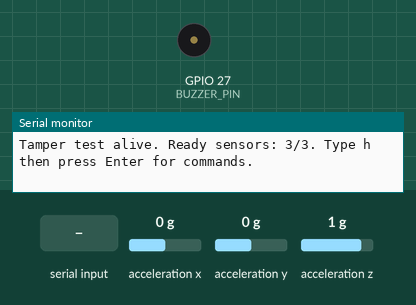
The sketch below on a simulated ESP32. Shown: buzzer (waves = sounding, pin HIGH), the last lines printed to the serial monitor. Wiring (inferred from the names in the program): I2C bus: SDA GPIO 32; SCL GPIO 33; ADXL345 accelerometer at I2C address 0x53. The test bench sets the inputs (shaded band); at power-on: acceleration x 0 g, acceleration y 0 g, acceleration z 1 g.

Above: at 5.4 s.
5.5 s: acceleration x set to -0.8 g
7.0 s: acceleration x set to -1.1 g
At 9.3 s:
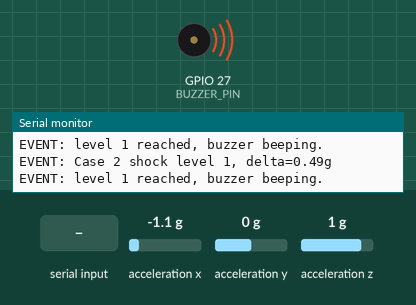
11.5 s: "d\n" received over Serial
At 12.1 s:
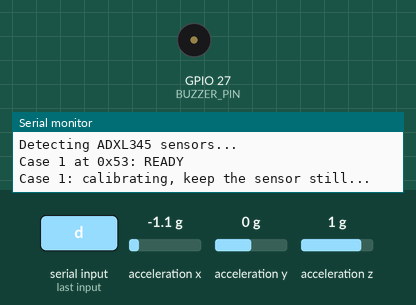
13.0 s: acceleration y set to -0.9 g
15.3 s: acceleration y set to -1.2 g
At 16.1 s:
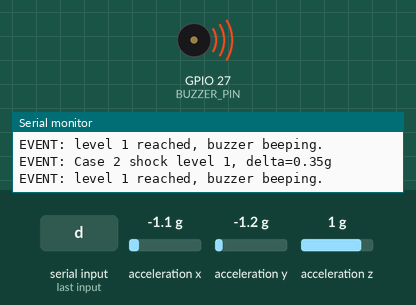
Timing chart, 0 to 19.3 s (numbered marks = the images above; inputs shaded):
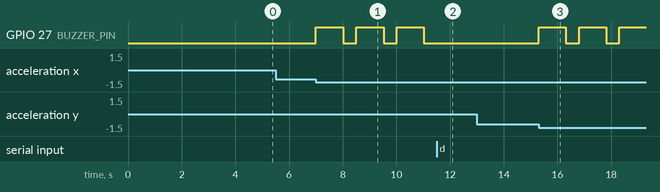

The sketch:

luxlock_tamper_test.ino
```cpp
#include <Wire.h>
#include <math.h>

// ---------------------------------------------------------------------------
// LuxLock Tamper Hardware Test
// ---------------------------------------------------------------------------
//
// Upload this only to the tamper ESP32 while testing the ADXL345 vibration
// sensors and buzzer. This sketch does not use Wi-Fi or Firebase.
//
// Serial Monitor:
//   Baud: 115200
//   Line ending: New Line
//
// Commands:
//   h = show help
//   i = sensor info
//   s = scan I2C buses
//   d = detect sensors again
//   r = read sensors once
//   l = toggle live readings
//   c = recalibrate baselines
//   b = beep buzzer once
//   0 = buzzer off
//   1 = buzzer on
//
// ADXL345 wiring plan:
//   Case 1: SDA GPIO21, SCL GPIO22, address 0x53, SDO/ALT -> GND
//   Case 2: SDA GPIO25, SCL GPIO26, address 0x53, SDO/ALT -> GND
//   Case 3: SDA GPIO32, SCL GPIO33, address 0x53, SDO/ALT -> GND
//
// Buzzer:
//   Signal -> GPIO27
//   GND    -> GND

static const uint32_t SERIAL_BAUD = 115200;

static const int BUS_A_SDA_PIN = 21;
static const int BUS_A_SCL_PIN = 22;
static const int BUS_B_SDA_PIN = 25;
static const int BUS_B_SCL_PIN = 26;
static const int BUS_C_SDA_PIN = 32;
static const int BUS_C_SCL_PIN = 33;

static const int BUZZER_PIN = 27;
static const bool BUZZER_ACTIVE_HIGH = true;

static const uint32_t LIVE_PRINT_MS = 500;
static const uint32_t ALIVE_PRINT_MS = 3000;
static const uint32_t SENSOR_BASELINE_SAMPLES = 80;
static const uint32_t EVENT_COOLDOWN_MS = 1500;
static const uint32_t BUZZER_BEEP_MS = 500;
static const uint8_t BUZZER_TRIGGER_LEVEL = 1;

// These are test thresholds. Tune after the sensors are mounted on the cases.
static const float LEVEL_1_G = 0.35f;
static const float LEVEL_2_G = 0.75f;
static const float LEVEL_3_G = 1.25f;
static const float LEVEL_4_G = 2.00f;
static const float LEVEL_5_G = 3.00f;

static const uint8_t ADXL345_DEVID = 0x00;
static const uint8_t ADXL345_BW_RATE = 0x2C;
static const uint8_t ADXL345_POWER_CTL = 0x2D;
static const uint8_t ADXL345_DATA_FORMAT = 0x31;
static const uint8_t ADXL345_DATAX0 = 0x32;
static const uint8_t ADXL345_EXPECTED_DEVID = 0xE5;
static const float ADXL345_FULL_RES_G_PER_LSB = 0.0039f;

TwoWire busA = TwoWire(0);
TwoWire busB = TwoWire(1);

enum SensorBusType {
  SENSOR_BUS_HARDWARE,
  SENSOR_BUS_SOFTWARE,
};

struct SensorConfig {
  const char *name;
  uint8_t caseNumber;
  SensorBusType busType;
  TwoWire *bus;
  int sdaPin;
  int sclPin;
  uint8_t address;
  bool ready;
  float baselineG;
  uint8_t lastEventLevel;
  uint32_t lastEventAt;
};

SensorConfig sensors[] = {
    {"Case 1", 1, SENSOR_BUS_HARDWARE, &busA, BUS_A_SDA_PIN, BUS_A_SCL_PIN, 0x53, false, 1.0f, 0, 0},
    {"Case 2", 2, SENSOR_BUS_HARDWARE, &busB, BUS_B_SDA_PIN, BUS_B_SCL_PIN, 0x53, false, 1.0f, 0, 0},
    {"Case 3", 3, SENSOR_BUS_SOFTWARE, nullptr, BUS_C_SDA_PIN, BUS_C_SCL_PIN, 0x53, false, 1.0f, 0, 0},
};

bool liveReadingsEnabled = false;
uint32_t lastLivePrintAt = 0;
uint32_t lastAlivePrintAt = 0;
uint32_t buzzerOffAt = 0;

void setBuzzer(bool on) {
  digitalWrite(
      BUZZER_PIN,
      on == BUZZER_ACTIVE_HIGH ? HIGH : LOW);
}

void beepBuzzer(uint32_t durationMs = BUZZER_BEEP_MS) {
  setBuzzer(true);
  buzzerOffAt = millis() + durationMs;
}

void softI2cDelay() {
  delayMicroseconds(5);
}

void softI2cRelease(int pin) {
  pinMode(pin, INPUT_PULLUP);
}

void softI2cLow(int pin) {
  pinMode(pin, OUTPUT);
  digitalWrite(pin, LOW);
}

void softI2cStart(const SensorConfig &sensor) {
  softI2cRelease(sensor.sdaPin);
  softI2cRelease(sensor.sclPin);
  softI2cDelay();
  softI2cLow(sensor.sdaPin);
  softI2cDelay();
  softI2cLow(sensor.sclPin);
}

void softI2cStop(const SensorConfig &sensor) {
  softI2cLow(sensor.sdaPin);
  softI2cRelease(sensor.sclPin);
  softI2cDelay();
  softI2cRelease(sensor.sdaPin);
  softI2cDelay();
}

bool softI2cWriteByte(const SensorConfig &sensor, uint8_t value) {
  for (uint8_t bit = 0; bit < 8; bit++) {
    if ((value & 0x80) != 0) {
      softI2cRelease(sensor.sdaPin);
    } else {
      softI2cLow(sensor.sdaPin);
    }

    softI2cRelease(sensor.sclPin);
    softI2cDelay();
    softI2cLow(sensor.sclPin);
    softI2cDelay();
    value <<= 1;
  }

  softI2cRelease(sensor.sdaPin);
  softI2cRelease(sensor.sclPin);
  softI2cDelay();
  const bool ack = digitalRead(sensor.sdaPin) == LOW;
  softI2cLow(sensor.sclPin);
  softI2cDelay();
  return ack;
}

uint8_t softI2cReadByte(const SensorConfig &sensor, bool ack) {
  uint8_t value = 0;
  softI2cRelease(sensor.sdaPin);

  for (uint8_t bit = 0; bit < 8; bit++) {
    value <<= 1;
    softI2cRelease(sensor.sclPin);
    softI2cDelay();
    if (digitalRead(sensor.sdaPin) == HIGH) {
      value |= 0x01;
    }
    softI2cLow(sensor.sclPin);
    softI2cDelay();
  }

  if (ack) {
    softI2cLow(sensor.sdaPin);
  } else {
    softI2cRelease(sensor.sdaPin);
  }
  softI2cRelease(sensor.sclPin);
  softI2cDelay();
  softI2cLow(sensor.sclPin);
  softI2cRelease(sensor.sdaPin);
  softI2cDelay();

  return value;
}

bool writeRegister(TwoWire &bus, uint8_t address, uint8_t reg, uint8_t value) {
  bus.beginTransmission(address);
  bus.write(reg);
  bus.write(value);
  return bus.endTransmission() == 0;
}

bool writeRegister(SensorConfig &sensor, uint8_t reg, uint8_t value) {
  if (sensor.busType == SENSOR_BUS_HARDWARE) {
    return writeRegister(*sensor.bus, sensor.address, reg, value);
  }

  softI2cStart(sensor);
  bool ok = softI2cWriteByte(sensor, (sensor.address << 1) | 0);
  ok = ok && softI2cWriteByte(sensor, reg);
  ok = ok && softI2cWriteByte(sensor, value);
  softI2cStop(sensor);
  return ok;
}

bool readRegisters(
    TwoWire &bus,
    uint8_t address,
    uint8_t startRegister,
    uint8_t *buffer,
    size_t length) {
  bus.beginTransmission(address);
  bus.write(startRegister);
  if (bus.endTransmission(false) != 0) {
    return false;
  }

  const size_t received = bus.requestFrom(
      static_cast<int>(address),
      static_cast<int>(length));
  if (received != length) {
    return false;
  }

  for (size_t i = 0; i < length; i++) {
    buffer[i] = bus.read();
  }

  return true;
}

bool readRegisters(
    SensorConfig &sensor,
    uint8_t startRegister,
    uint8_t *buffer,
    size_t length) {
  if (sensor.busType == SENSOR_BUS_HARDWARE) {
    return readRegisters(*sensor.bus, sensor.address, startRegister, buffer, length);
  }

  softI2cStart(sensor);
  bool ok = softI2cWriteByte(sensor, (sensor.address << 1) | 0);
  ok = ok && softI2cWriteByte(sensor, startRegister);
  if (!ok) {
    softI2cStop(sensor);
    return false;
  }

  softI2cStart(sensor);
  ok = softI2cWriteByte(sensor, (sensor.address << 1) | 1);
  if (!ok) {
    softI2cStop(sensor);
    return false;
  }

  for (size_t i = 0; i < length; i++) {
    buffer[i] = softI2cReadByte(sensor, i + 1 < length);
  }

  softI2cStop(sensor);
  return true;
}

bool readAccelerationG(SensorConfig &sensor, float &x, float &y, float &z) {
  uint8_t buffer[6] = {};
  if (!readRegisters(sensor, ADXL345_DATAX0, buffer, 6)) {
    return false;
  }

  const int16_t rawX = static_cast<int16_t>((buffer[1] << 8) | buffer[0]);
  const int16_t rawY = static_cast<int16_t>((buffer[3] << 8) | buffer[2]);
  const int16_t rawZ = static_cast<int16_t>((buffer[5] << 8) | buffer[4]);

  x = rawX * ADXL345_FULL_RES_G_PER_LSB;
  y = rawY * ADXL345_FULL_RES_G_PER_LSB;
  z = rawZ * ADXL345_FULL_RES_G_PER_LSB;
  return true;
}

float accelerationMagnitude(float x, float y, float z) {
  return sqrtf((x * x) + (y * y) + (z * z));
}

uint8_t shockLevelForDelta(float deltaG) {
  if (deltaG >= LEVEL_5_G) return 5;
  if (deltaG >= LEVEL_4_G) return 4;
  if (deltaG >= LEVEL_3_G) return 3;
  if (deltaG >= LEVEL_2_G) return 2;
  if (deltaG >= LEVEL_1_G) return 1;
  return 0;
}

bool initAdxl345(SensorConfig &sensor) {
  uint8_t deviceId = 0;
  if (!readRegisters(sensor, ADXL345_DEVID, &deviceId, 1)) {
    Serial.printf(
        "%s: no response at address 0x%02X\n",
        sensor.name,
        sensor.address);
    return false;
  }

  if (deviceId != ADXL345_EXPECTED_DEVID) {
    Serial.printf(
        "%s: unexpected device ID 0x%02X at 0x%02X\n",
        sensor.name,
        deviceId,
        sensor.address);
    return false;
  }

  if (!writeRegister(sensor, ADXL345_BW_RATE, 0x0B)) {
    Serial.printf("%s: failed to set data rate\n", sensor.name);
    return false;
  }

  if (!writeRegister(sensor, ADXL345_DATA_FORMAT, 0x0B)) {
    Serial.printf("%s: failed to set data format\n", sensor.name);
    return false;
  }

  if (!writeRegister(sensor, ADXL345_POWER_CTL, 0x08)) {
    Serial.printf("%s: failed to enter measurement mode\n", sensor.name);
    return false;
  }

  return true;
}

void calibrateSensor(SensorConfig &sensor) {
  if (!sensor.ready) {
    Serial.printf("%s: skipped calibration because sensor is offline\n", sensor.name);
    return;
  }

  float totalMagnitude = 0.0f;
  uint32_t samples = 0;

  Serial.printf("%s: calibrating, keep the sensor still...\n", sensor.name);
  for (uint32_t i = 0; i < SENSOR_BASELINE_SAMPLES; i++) {
    float x = 0.0f;
    float y = 0.0f;
    float z = 0.0f;
    if (readAccelerationG(sensor, x, y, z)) {
      totalMagnitude += accelerationMagnitude(x, y, z);
      samples++;
    }
    delay(10);
  }

  if (samples > 0) {
    sensor.baselineG = totalMagnitude / samples;
  }

  Serial.printf("%s: baseline %.3fg using %lu samples\n",
                sensor.name,
                sensor.baselineG,
                static_cast<unsigned long>(samples));
}

void calibrateAllSensors() {
  Serial.println();
  Serial.println("Recalibrating all ready sensors.");
  Serial.println("Keep the sensors still until calibration finishes.");
  for (SensorConfig &sensor : sensors) {
    calibrateSensor(sensor);
  }
  Serial.println("Calibration finished.");
}

void printHelp() {
  Serial.println();
  Serial.println("LuxLock Tamper Test Commands");
  Serial.println("  h = show this help");
  Serial.println("  i = sensor info");
  Serial.println("  s = scan I2C buses");
  Serial.println("  d = detect sensors again");
  Serial.println("  r = read sensors once");
  Serial.println("  l = toggle live readings");
  Serial.println("  c = recalibrate baselines");
  Serial.println("  b = beep buzzer once");
  Serial.println("  0 = buzzer off");
  Serial.println("  1 = buzzer on");
  Serial.println();
}

void printSensorInfo() {
  Serial.println();
  Serial.println("Sensor status:");
  for (const SensorConfig &sensor : sensors) {
    Serial.printf(
        "  %s: %s, SDA=GPIO%d, SCL=GPIO%d, address=0x%02X, baseline=%.3fg\n",
        sensor.name,
        sensor.ready ? "READY" : "OFFLINE",
        sensor.sdaPin,
        sensor.sclPin,
        sensor.address,
        sensor.baselineG);
  }
}

void scanI2CBus(TwoWire &bus, const char *busName) {
  uint8_t found = 0;

  Serial.printf("%s scan:", busName);
  for (uint8_t address = 1; address < 127; address++) {
    bus.beginTransmission(address);
    if (bus.endTransmission() == 0) {
      Serial.printf(" 0x%02X", address);
      found++;
    }
  }

  if (found == 0) {
    Serial.print(" no devices found");
  }

  Serial.println();
}

void scanI2CBuses() {
  Serial.println();
  Serial.println("Scanning I2C buses...");
  scanI2CBus(busA, "Bus A GPIO21/GPIO22");
  scanI2CBus(busB, "Bus B GPIO25/GPIO26");
  Serial.println("Bus C GPIO32/GPIO33 is software I2C and is tested during sensor detection.");
  Serial.println("Expected ADXL345 address on each sensor: 0x53.");
}

void detectAllSensors(bool calibrateReady) {
  Serial.println();
  Serial.println("Detecting ADXL345 sensors...");
  for (SensorConfig &sensor : sensors) {
    sensor.ready = initAdxl345(sensor);
    sensor.lastEventLevel = 0;
    sensor.lastEventAt = 0;
    Serial.printf(
        "%s at 0x%02X: %s\n",
        sensor.name,
        sensor.address,
        sensor.ready ? "READY" : "OFFLINE");

    if (calibrateReady) {
      calibrateSensor(sensor);
    }
  }
}

uint8_t readySensorCount() {
  uint8_t count = 0;
  for (const SensorConfig &sensor : sensors) {
    if (sensor.ready) {
      count++;
    }
  }
  return count;
}

void printAliveStatus() {
  Serial.printf(
      "Tamper test alive. Ready sensors: %u/3. Type h then press Enter for commands.\n",
      readySensorCount());
}

void printSensorReading(SensorConfig &sensor) {
  if (!sensor.ready) {
    Serial.printf("%s: OFFLINE\n", sensor.name);
    return;
  }

  float x = 0.0f;
  float y = 0.0f;
  float z = 0.0f;
  if (!readAccelerationG(sensor, x, y, z)) {
    Serial.printf("%s: read failed\n", sensor.name);
    return;
  }

  const float magnitude = accelerationMagnitude(x, y, z);
  const float deltaG = fabsf(magnitude - sensor.baselineG);
  const uint8_t level = shockLevelForDelta(deltaG);

  Serial.printf(
      "%s: x=% .2fg y=% .2fg z=% .2fg mag=%.2fg delta=%.2fg level=%u\n",
      sensor.name,
      x,
      y,
      z,
      magnitude,
      deltaG,
      level);
}

void printAllReadings() {
  Serial.println();
  for (SensorConfig &sensor : sensors) {
    printSensorReading(sensor);
  }
}

void detectEvents() {
  const uint32_t now = millis();
  for (SensorConfig &sensor : sensors) {
    if (!sensor.ready) {
      continue;
    }

    float x = 0.0f;
    float y = 0.0f;
    float z = 0.0f;
    if (!readAccelerationG(sensor, x, y, z)) {
      continue;
    }

    const float magnitude = accelerationMagnitude(x, y, z);
    const float deltaG = fabsf(magnitude - sensor.baselineG);
    const uint8_t level = shockLevelForDelta(deltaG);
    if (level == 0) {
      sensor.lastEventLevel = 0;
      continue;
    }

    const bool cooldownDone = now - sensor.lastEventAt >= EVENT_COOLDOWN_MS;
    const bool levelIncreased = level > sensor.lastEventLevel;
    if (!cooldownDone && !levelIncreased) {
      continue;
    }

    sensor.lastEventAt = now;
    sensor.lastEventLevel = level;

    Serial.printf(
        "EVENT: %s shock level %u, delta=%.2fg\n",
        sensor.name,
        level,
        deltaG);

    if (level >= BUZZER_TRIGGER_LEVEL) {
      Serial.printf("EVENT: level %u reached, buzzer beeping.\n", level);
      beepBuzzer(1000);
    }
  }
}

void handleSerialCommand(char command) {
  switch (command) {
    case '\r':
    case '\n':
      return;
    case 'h':
    case 'H':
      printHelp();
      break;
    case 'i':
    case 'I':
      printSensorInfo();
      break;
    case 's':
    case 'S':
      scanI2CBuses();
      break;
    case 'd':
    case 'D':
      detectAllSensors(true);
      printSensorInfo();
      break;
    case 'r':
    case 'R':
      printAllReadings();
      break;
    case 'l':
    case 'L':
      liveReadingsEnabled = !liveReadingsEnabled;
      Serial.printf(
          "Live readings %s.\n",
          liveReadingsEnabled ? "ON" : "OFF");
      break;
    case 'c':
    case 'C':
      calibrateAllSensors();
      break;
    case 'b':
    case 'B':
      Serial.println("Buzzer beep.");
      beepBuzzer();
      break;
    case '0':
      buzzerOffAt = 0;
      setBuzzer(false);
      Serial.println("Buzzer OFF.");
      break;
    case '1':
      buzzerOffAt = 0;
      setBuzzer(true);
      Serial.println("Buzzer ON.");
      break;
    default:
      Serial.printf("Unknown command '%c'. Type h for help.\n", command);
      break;
  }
}

void setup() {
  Serial.begin(SERIAL_BAUD);
  delay(1500);

  pinMode(BUZZER_PIN, OUTPUT);
  setBuzzer(false);

  Serial.println();
  Serial.println("LuxLock Tamper Hardware Test");
  Serial.println("No Wi-Fi. No Firebase. ADXL345 + buzzer only.");

  busA.begin(BUS_A_SDA_PIN, BUS_A_SCL_PIN);
  busB.begin(BUS_B_SDA_PIN, BUS_B_SCL_PIN);
  busA.setClock(400000);
  busB.setClock(400000);
  softI2cRelease(BUS_C_SDA_PIN);
  softI2cRelease(BUS_C_SCL_PIN);

  scanI2CBuses();
  detectAllSensors(true);

  printHelp();
  printSensorInfo();
  printAliveStatus();
}

void loop() {
  const uint32_t now = millis();

  while (Serial.available() > 0) {
    handleSerialCommand(static_cast<char>(Serial.read()));
  }

  if (buzzerOffAt != 0 && now >= buzzerOffAt) {
    buzzerOffAt = 0;
    setBuzzer(false);
    Serial.println("Buzzer auto OFF.");
  }

  detectEvents();

  if (now - lastAlivePrintAt >= ALIVE_PRINT_MS) {
    lastAlivePrintAt = now;
    printAliveStatus();
  }

  if (liveReadingsEnabled && now - lastLivePrintAt >= LIVE_PRINT_MS) {
    lastLivePrintAt = now;
    printAllReadings();
  }
}
```

Measured:
- the behaviour switches between -0.9 and -1 g on acceleration x (found by bisection; images 0 and 1)
- the behaviour switches between -1 and -1.1 g on acceleration y (found by bisection; images 2 and 3)
- after the input at 5.5 s, every drawn part: stays the same
- after the input at 7.0 s, GPIO 27 (BUZZER_PIN): alternates HIGH for 1.0 s and LOW for 0.49 s, starting at once
- after the input at 11.5 s, GPIO 27 (BUZZER_PIN): stays LOW (without the input it goes to HIGH after 0.01 s)
- after the input at 15.3 s, GPIO 27 (BUZZER_PIN): alternates HIGH for 1.0 s and LOW for 0.49 s, starting at once
